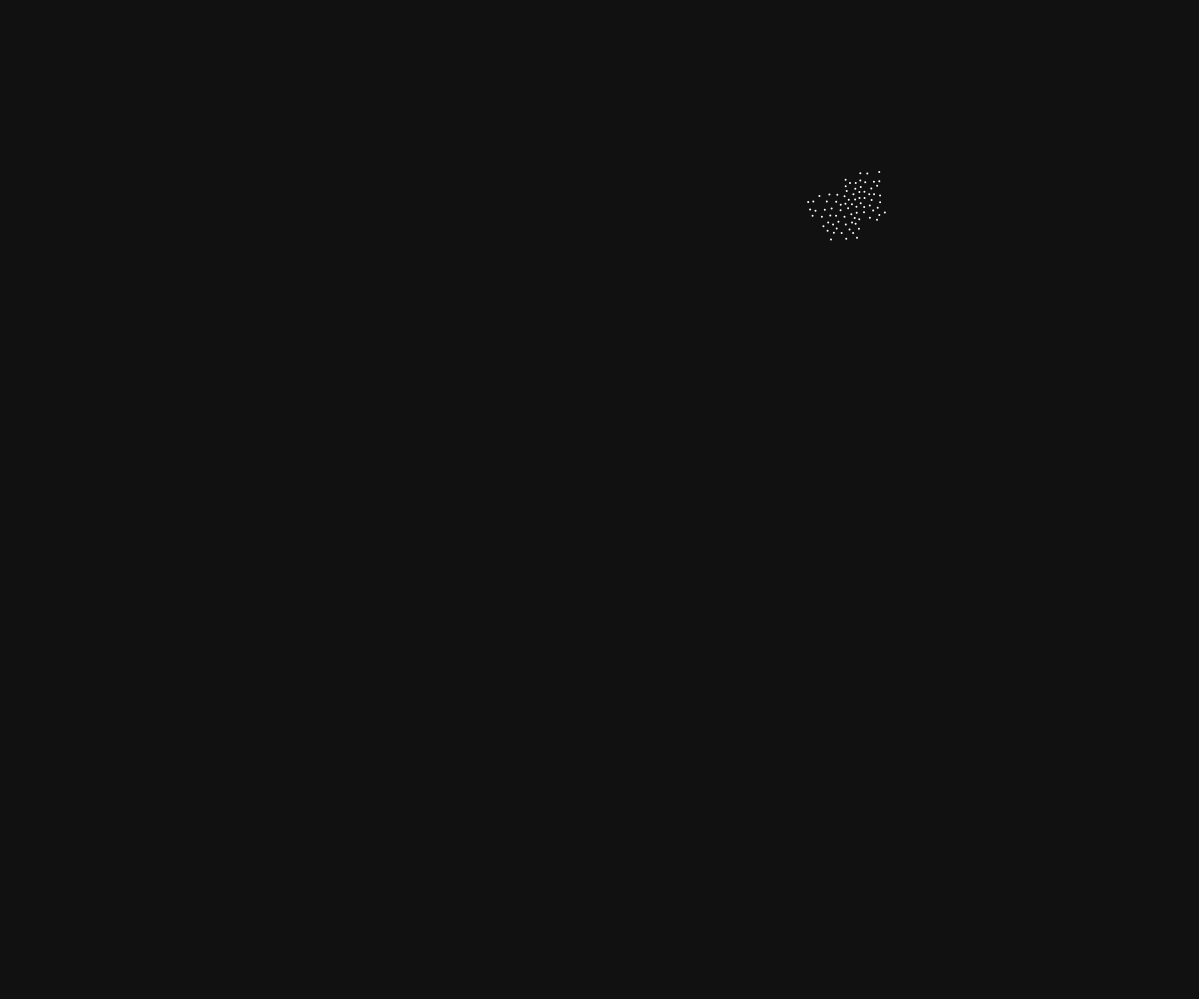
Frame 1 (no input)
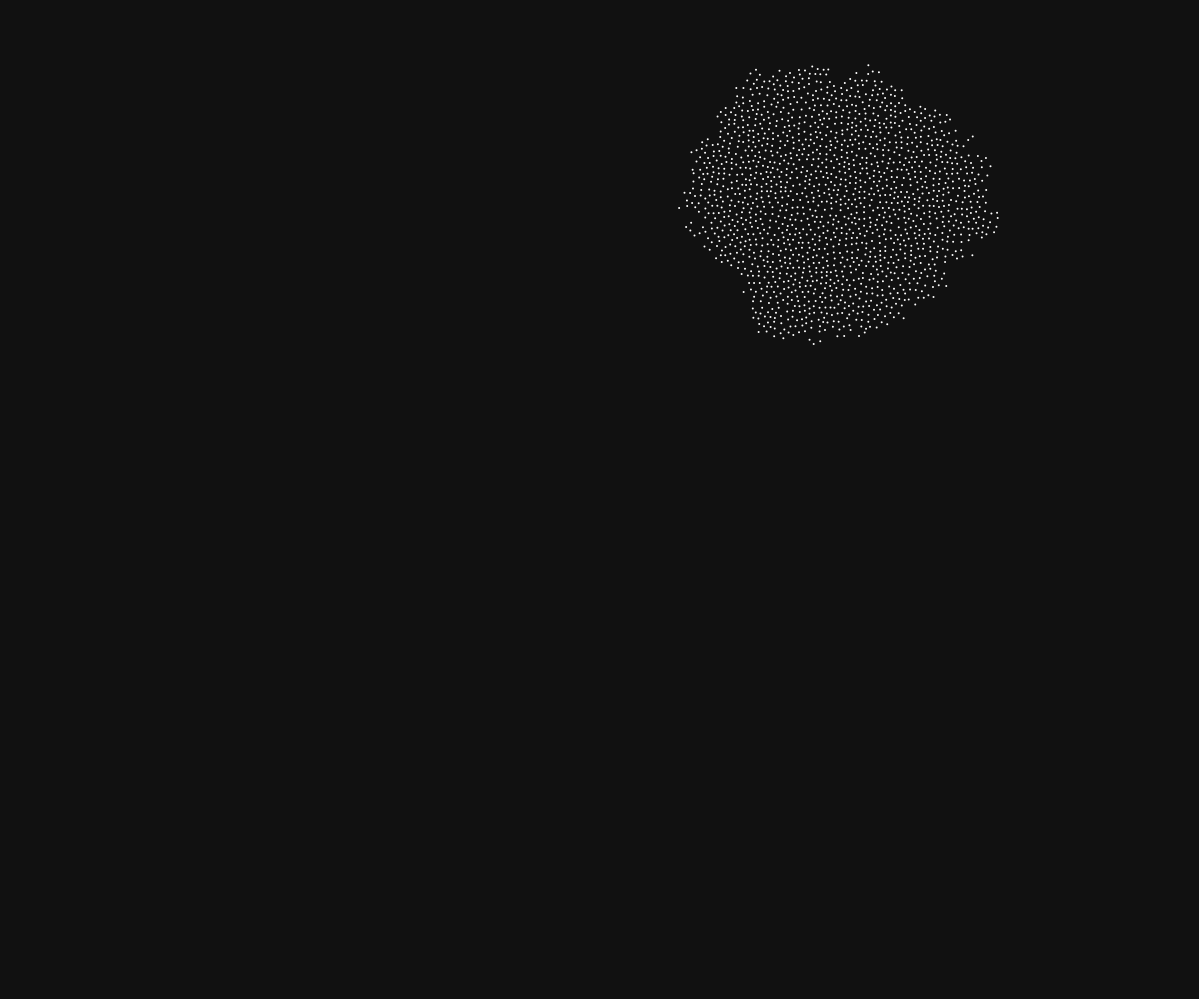
Frame 60 (no input)
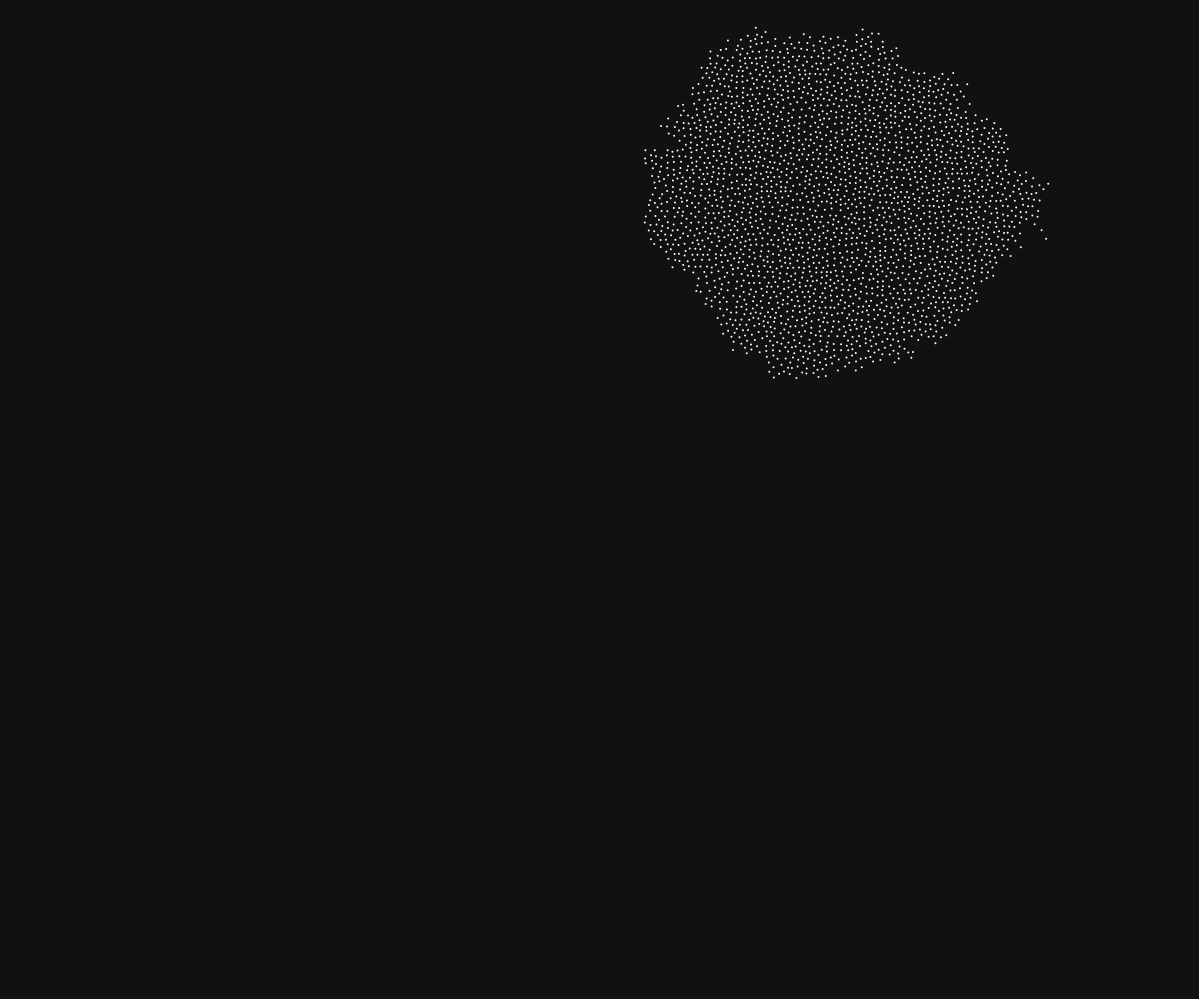
Frame 120 (the mouse pressed at the canvas centre since frame 60)

The p5.js sketch that drew these frames (run headless with seeded random() and noise() and a simulated clock; from frame 60 on, the mouse is pressed at the canvas centre):

// p5.js sketch
// ── sketch.js
let samples = []
let active = []
let bg = []
let r = 5;
let cellSize = r / Math.sqrt(2);

let k = 30;

let columns, rows;

function setup() {
    createCanvas(windowWidth-1, windowHeight-1);

    columns = floor(width / cellSize);
    rows = floor(height / cellSize);

    for (let i = 0; i < columns; i++) {
        bg[i] = new Array(rows);
        for (let j = 0; j < rows; j++) {
            bg[i][j] = -1;
        }
    }

    let initialPoint = createVector(random(width), random(height));
    let gridPos = createVector(floor(initialPoint.x / cellSize), floor(initialPoint.y / cellSize));
    bg[gridPos.x][gridPos.y] = initialPoint;
    active.push(initialPoint);
    samples.push(initialPoint);
}

function draw() {
    background(17);

    stroke(255);
    strokeWeight(10);

    for (let dens = 0; dens < 128; dens++) {
        if (active.length > 0) {
            let foundValid = false;

            let randomIndex = floor(random(active.length));
            let fromPoint = active[randomIndex];

            for (let attempts = 0; attempts < k; attempts++) {

                // Calculate new point
                let angle = random(TWO_PI);
                let radius = random(r, 2 * r);
                let x = fromPoint.x + radius * cos(angle);
                let y = fromPoint.y + radius * sin(angle);

                let newPoint = createVector(x, y);
                let newGridPos = createVector(floor(newPoint.x / cellSize), floor(newPoint.y / cellSize));
                if (inbounds(newGridPos)) {
                    let validPoint = true;

                    // Check Surrounding
                    for (let i = -1; i <= 1; i++) {
                        for (let j = -1; j <= 1; j++) {
                            let gridPos = createVector(newGridPos.x + i, newGridPos.y + j);
                            if (inbounds(gridPos)) {
                                let pointAt = bg[gridPos.x][gridPos.y];
                                if (pointAt !== -1) {
                                    let d = dist(pointAt.x, pointAt.y, newPoint.x, newPoint.y);
                                    if (d < r) {
                                        validPoint = false;
                                        break;
                                    }
                                }
                            }
                        }
                    }

                    if (validPoint) {
                        samples.push(newPoint);

                        bg[newGridPos.x][newGridPos.y] = newPoint;
                        active.push(newPoint);
                        foundValid = true;

                        break;
                    }
                }
            }

            if (!foundValid) {
                active.slice(randomIndex, 1);
            }
        }
    }

    // Draw
    fill(255);
    stroke(255);
    strokeWeight(2);

    bg.forEach(i => {
        i.forEach(j => {
            if (j !== -1) {
                // let p = samples[j];
                let p = j;
                point(p.x, p.y);
            }
        });
    });
}

function inbounds(gridPos) {
    return gridPos.x > 0 && gridPos.x < columns && gridPos.y > 0 && gridPos.y < rows;
}
